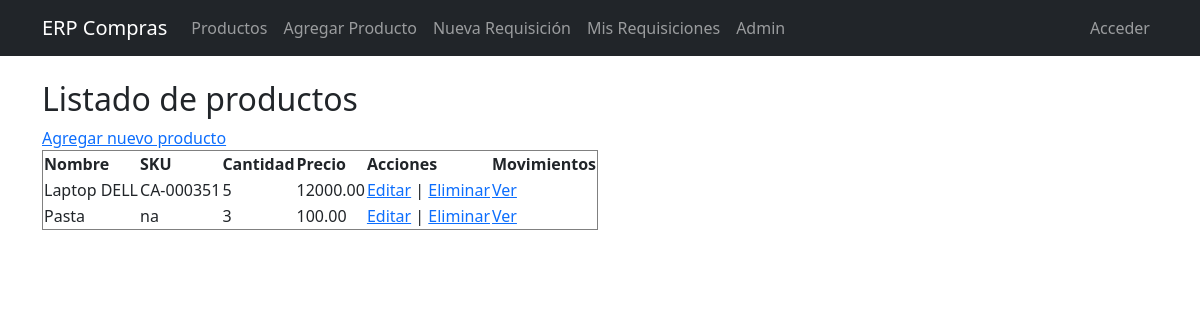
/productos/, run on the app's committed database.
### compras/models.py (models this page shows, shortened)
class Producto(models.Model):
    nombre = models.CharField(max_length=100)
    sku = models.CharField(max_length=50)
    cantidad = models.IntegerField()
    descripcion = models.TextField(blank=True)
    precio = models.DecimalField(max_digits=10, decimal_places=2)

### compras/views.py (the view)
# urls.py: path('productos/', views.lista_productos, name='lista_productos'),
def lista_productos(request):
    productos = Producto.objects.all()
    return render(request, 'compras/lista_productos.html', {'productos': productos})

### compras/templates/compras/lista_productos.html (shortened to what this page needs)
{% extends "compras/base.html" %}
{% block content %}
<h2>Listado de productos</h2>
<a href="{% url 'agregar_producto' %}">Agregar nuevo producto</a>
<table border="1">
    <tr>
        <th>Nombre</th>
        <th>SKU</th>
        <th>Cantidad</th>
        <th>Precio</th>
        <th>Acciones</th>
        <th>Movimientos</th>
    </tr>
    {% for producto in productos %}
    <tr>
        <td>{{ producto.nombre }}</td>
        <td>{{ producto.sku }}</td>
        <td>{{ producto.cantidad }}</td>
        <td>{{ producto.precio }}</td>
        <td>
            <a href="{% url 'editar_producto' producto.id %}">Editar</a> |
            <a href="{% url 'eliminar_producto' producto.id %}">Eliminar</a>
        </td>
        <td><a href="{% url 'movimientos_producto' producto.id %}">Ver</td>
    </tr>
    {% empty %}
    <tr><td colspan="5">No hay productos registrados.</td></tr>
    {% endfor %}
</table>
{% endblock %}

### data on the page
Producto: nombre "Laptop DELL", sku "CA-000351", cantidad "5", precio "12000.00"
Producto: nombre "Pasta", sku "na", cantidad "3", precio "100.00"
